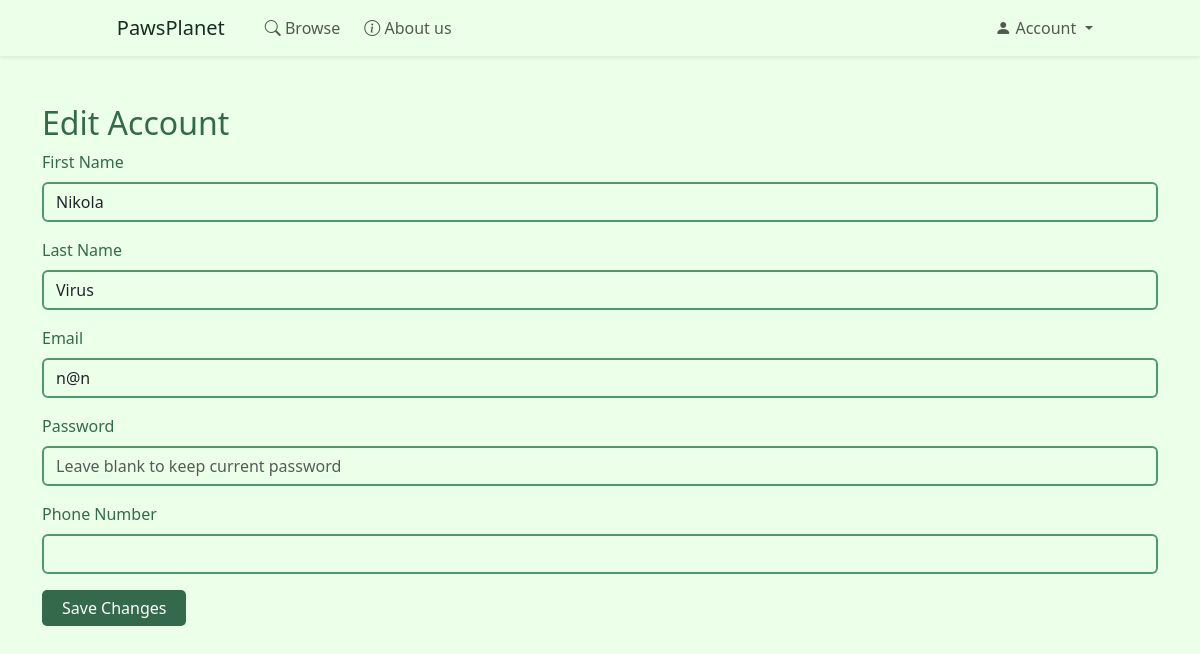
Page /kod/edit_account.php (signed in) on the earlier database version.
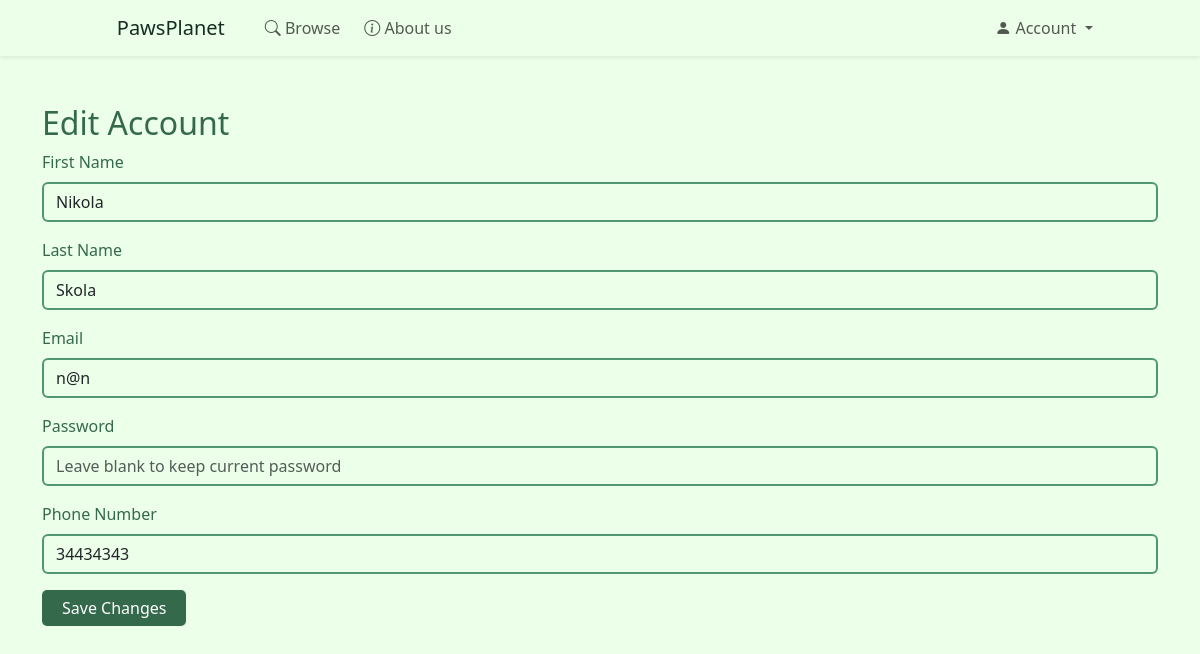
Same page on the later database version.
### tables this page shows
CREATE TABLE `user` (
  `user_id` int NOT NULL,
  `first_name` varchar(256) NOT NULL,
  `last_name` varchar(256) NOT NULL,
  `email` varchar(256) NOT NULL,
  `password` varchar(256) NOT NULL,
  `phone` varchar(30) NOT NULL,
  `role` varchar(30) NOT NULL DEFAULT 'user',
  `confirmed` int NOT NULL DEFAULT '1',
  `status` int NOT NULL DEFAULT '1',
  `account_activation_hash` varchar(300) DEFAULT NULL
);

### kod/edit_account.php (the view, shortened to what the changed rows need)
<?php
include('db_config.php');
$user_id = $_SESSION['user_id'];
$stmt = $conn->prepare("SELECT * FROM user WHERE user_id = :user_id");
$stmt->bindParam(':user_id', $user_id, PDO::PARAM_INT);
$stmt->execute();
$user = $stmt->fetch(PDO::FETCH_ASSOC);
?>
<!doctype html>
<html lang="en">
<head>
    <link href="https://cdn.jsdelivr.net/npm/bootstrap@5.3.3/dist/css/bootstrap.min.css" rel="stylesheet">
    <link href="https://cdn.jsdelivr.net/npm/bootstrap-icons/font/bootstrap-icons.css" rel="stylesheet">
    <link rel="stylesheet" href="../css/style.css">
</head>
<body>
<div class="container mt-5">
    <h2>Edit Account</h2>
    <form method="POST" action="edit_account.php">
        <div class="mb-3">
            <label for="first_name" class="form-label">First Name</label>
            <input type="text" class="form-control" id="first_name" name="first_name" value="<?php echo htmlspecialchars($user['first_name']); ?>" required>
        </div>
        <div class="mb-3">
            <label for="last_name" class="form-label">Last Name</label>
            <input type="text" class="form-control" id="last_name" name="last_name" value="<?php echo htmlspecialchars($user['last_name']); ?>" required>
        </div>
        <div class="mb-3">
            <label for="email" class="form-label">Email</label>
            <input type="email" class="form-control" id="email" name="email" value="<?php echo htmlspecialchars($user['email']); ?>" required>
        </div>
        <div class="mb-3">
            <label for="phone" class="form-label">Phone Number</label>
            <input type="text" class="form-control" id="phone" name="phone" value="<?php echo htmlspecialchars($user['phone']); ?>" required>
        </div>
    </form>
</div>
</body>
</html>

Differences in the rows shown:
changed user "Nikola": last_name "Virus" → "Skola"; phone (not shown) → "34434343"
